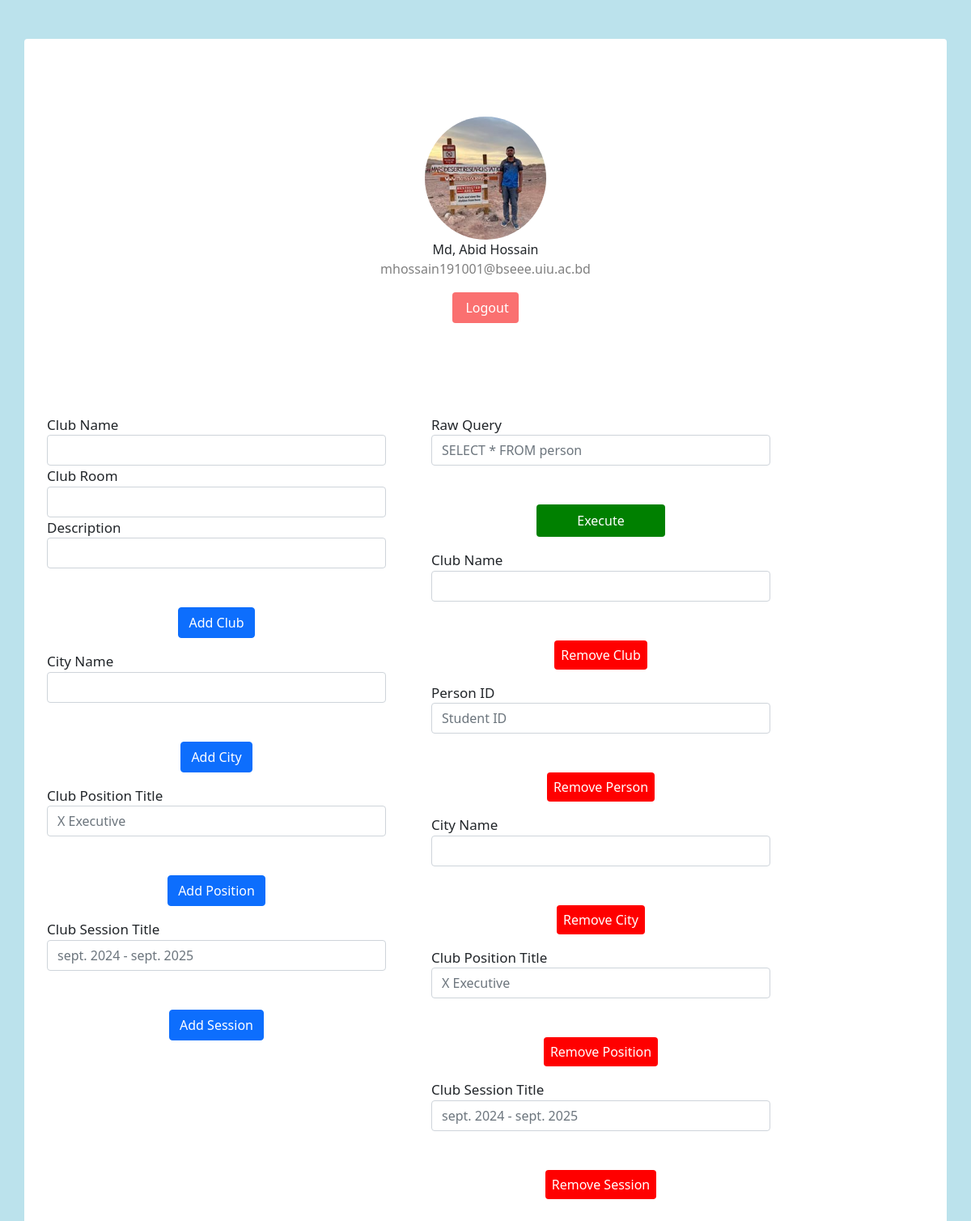
Screenshot of /admin.php (signed in) with the database file from the repository.
### tables this page shows
CREATE TABLE `person` (
  `id` varchar(20) NOT NULL,
  `name` varchar(100) DEFAULT NULL,
  `email` varchar(100) DEFAULT NULL,
  `address` varchar(100) DEFAULT NULL,
  `phone` varchar(20) DEFAULT NULL,
  `current_work` varchar(50) DEFAULT NULL,
  `dob` date DEFAULT NULL,
  `city` int(11) DEFAULT NULL,
  `country` int(11) DEFAULT NULL,
  `batch` int(11) DEFAULT NULL,
  `passwd` varchar(50) DEFAULT NULL
);

### admin.php (the view, shortened to what this page needs)
<?php
    $connect = mysqli_connect(HOST, USER, PASS, DB) or die("Could not connect to the database");
    $id = $_SESSION['admin_id'];
    $results = mysqli_query($connect, "SELECT * FROM person WHERE id = '$id'")
        or die("Could not execute query");
    while ($rows = mysqli_fetch_array($results)) {
        extract($rows);
    }
    $profile_picture = 'uploads/' . $id . '.jpg';
?>
<!DOCTYPE html>
<html lang="en">
<head>
    <link rel="stylesheet" href="./assets/style.css">
    <link href="https://cdn.jsdelivr.net/npm/bootstrap@5.0.0-alpha1/dist/css/bootstrap.min.css" rel="stylesheet">
</head>
<body>
    <div class="container rounded bg-white mt-5 mb-5">
        <div class="row">
            <div class="d-flex flex-column align-items-center text-center p-3 py-5">
                <img class="rounded-circle mt-5" width="150px" src="<?php echo $profile_picture; ?>">
                <?php if(isset($name) && isset($email)): ?>
                    <span class="font-weight-bold"><?php echo $name; ?></span>
                    <span class="text-black-50"><?php echo $email; ?></span>
                <?php endif; ?>
                <span>
                    <br>
                     <a style="left-mergin: 120px"href="logout.php" class="light-red-btn" style="margin-left: 120px;">
                        <i class="fa fa-plus"></i>&nbsp;Logout
                    </a>
                </span>
            </div>
            <div class="col-md-5 border-right">
                <div class="p-3 py-5">
                    <div class="d-flex justify-content-between align-items-center mb-3">
                    </div>
                    <form method="POST" action="add_club.php">
                        <div class="row mt-3">
                            <div class="col-md-12"><label class="labels">Club Name</label><input type="text" name="club_name" class="form-control" placeholder="" value="" required></div>
                            <div class="col-md-12"><label class="labels">Club Room</label><input type="text" name="club_room" class="form-control" placeholder="" value="" required></div>
                            <div class="col-md-12"><label class="labels">Description</label><input type="text" name="description" class="form-control" placeholder="" value="" required></div>
                        </div>
                        <div class="mt-5 text-center"><button class="btn btn-primary profile-button" type="submit">Add Club</button></div>
                    </form>
                    <form method="POST" action="add_city.php">
                        <div class="row mt-3">
                            <div class="col-md-12">
                                <label class="labels">City Name</label>
                                <input type="text" name="city_name" class="form-control" placeholder="" value="" required>
                            </div>
                        </div>
                        <div class="mt-5 text-center">
                            <button class="btn btn-primary profile-button" type="submit">Add City</button>
                        </div>
                    </form>
                    <form method="POST" action="add_club_position.php">
                        <div class="row mt-3">
                            <div class="col-md-12">
                                <label class="labels">Club Position Title <Title></Title></label>
                                <input type="text" name="club_position" class="form-control" placeholder="X Executive" value="" required>
                            </div>
                        </div>
                        <div class="mt-5 text-center">
                            <button class="btn btn-primary profile-button" type="submit">Add Position</button>
                        </div>
                    </form>
                    <form method="POST" action="add_club_session.php">
                        <div class="row mt-3">
                            <div class="col-md-12">
                                <label class="labels">Club Session Title<Title></Title></label>
                                <input type="text" name="club_session" class="form-control" placeholder="sept. 2024 - sept. 2025" value="" required>
                            </div>
                        </div>
                        <div class="mt-5 text-center">
                            <button class="btn btn-primary profile-button" type="submit">Add Session</button>
                        </div>
                    </form>
                </div>
            </div>
            <div class="col-md-5 border-right">
                <div class="p-3 py-5">
                    <div class="d-flex justify-content-between align-items-center mb-3">
                    </div>
                    <form method="POST" action="raw_query.php">
                        <div class="row mt-3">
                            <div class="col-md-12">
                                <label class="labels">Raw Query</label>
                                <input type="text" name="query" class="form-control" placeholder="SELECT * FROM person" value="" required>
                            </div>
                        </div>
                        <div class="mt-5 text-center">
                            <button class="green-btn" type="submit">Execute</button>
                        </div>
                    </form>
                    <form method="POST" action="remove_club.php">
                        <div class="row mt-3">
                            <div class="col-md-12">
                                <label class="labels">Club Name</label>
                                <input type="text" name="club_name" class="form-control" placeholder="" value="" required>
                            </div>
                        </div>
                        <div class="mt-5 text-center">
                            <button class="red-btn" type="submit">Remove Club</button>
                        </div>
                    </form>
                    <form method="POST" action="remove_person.php">
                        <div class="row mt-3">
                            <div class="col-md-12">
                                <label class="labels">Person ID</label>
                                <input type="text" name="person_id" class="form-control" placeholder="Student ID" value="" required>
                            </div>
                        </div>
                        <div class="mt-5 text-center">
                            <button class="red-btn" type="submit">Remove Person</button>
                        </div>
                    </form>
                    <form method="POST" action="remove_city.php">
                        <div class="row mt-3">
                            <div class="col-md-12">
                                <label class="labels">City Name</label>
                                <input type="text" name="city_name" class="form-control" placeholder="" value="" required>
                            </div>
                        </div>
                        <div class="mt-5 text-center">
                            <button class="red-btn" type="submit">Remove City</button>
                        </div>
                    </form>
                    <form method="POST" action="remove_club_position.php">
                        <div class="row mt-3">
                            <div class="col-md-12">
                                <label class="labels">Club Position Title <Title></Title></label>
                                <input type="text" name="club_position" class="form-control" placeholder="X Executive" value="" required>
                            </div>
                        </div>
                        <div class="mt-5 text-center">
                            <button class="red-btn" type="submit">Remove Position</button>
                        </div>
                    </form>
                    <form method="POST" action="remove_club_session.php">
                        <div class="row mt-3">
                            <div class="col-md-12">
                                <label class="labels">Club Session Title<Title></Title></label>
                                <input type="text" name="club_session" class="form-control" placeholder="sept. 2024 - sept. 2025" value="" required>
                            </div>
                        </div>
                        <div class="mt-5 text-center">
                            <button class="red-btn" type="submit">Remove Session</button>
                        </div>
                    </form>
                </div>
            </div>
        </div>
    </div>
</body>
</html>

### assets/style.css (style rules this page uses)
body { background: rgb(99, 39, 120); font-size: large; }
.profile-button { background: rgb(99, 39, 120); box-shadow: none; border: none }
.labels { font-size: 17px }

### admin.php (style rules this page uses)
body { background-color: #BBE2EC; }
.light-red-btn { background-color: #FA7070; color: #fff; padding: 8px 12px; border-radius: 4px; text-decoration: none; }
.red-btn { background-color: red; color: #fff; padding: 6px 8px; border-radius: 4px; text-decoration: none; border: None; }
.green-btn { background-color: green; color: #fff; padding: 8px 50px; border-radius: 4px; text-decoration: none; border: None; }

### rows the page displays
person: id (picture), name "Md, Abid Hossain", email "mhossain191001@bseee.uiu.ac.bd"
